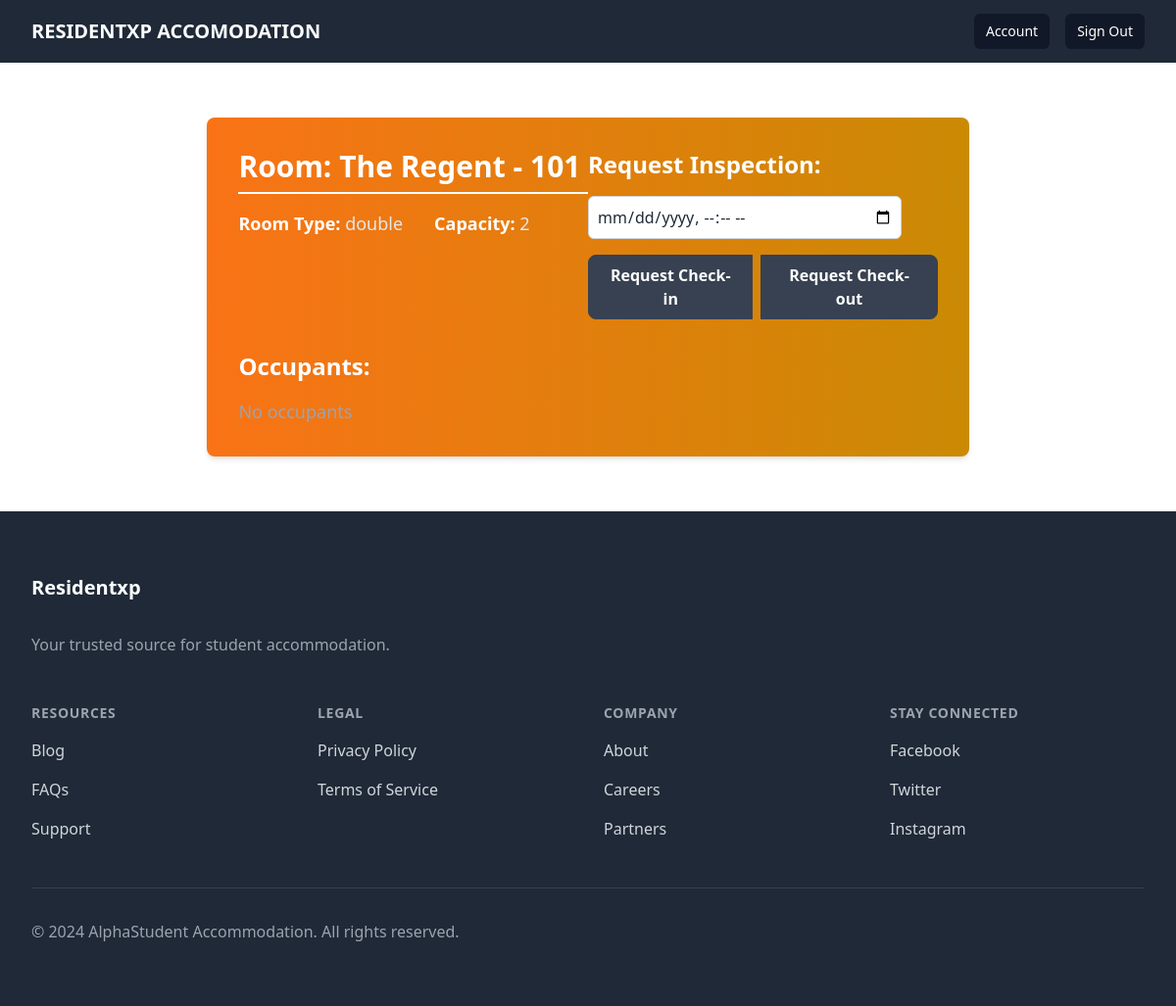
Before: /accommodations/rooms/room/1/ (signed in) with the older database file.
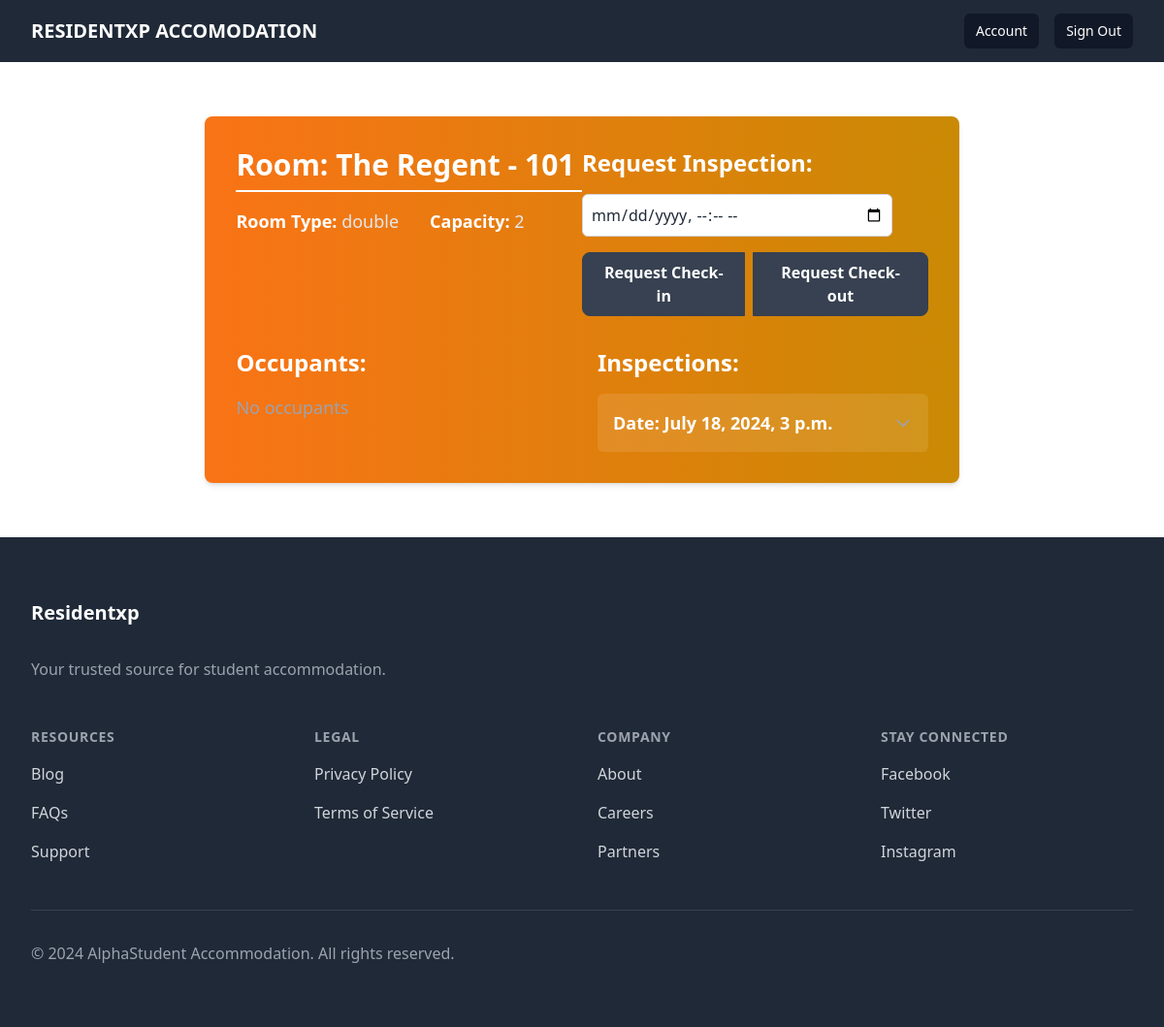
After: the same page with the newer database file.
### accommodations/models.py (models this page shows, shortened)
class RoomInspectionRequest(models.Model):
    room = models.ForeignKey(Room, on_delete=models.CASCADE, related_name='inspection_requests')
    requested_by = models.ForeignKey(CustomUser, on_delete=models.CASCADE)
    requested_at = models.DateTimeField(auto_now_add=True)
    inspection_date = models.DateTimeField(null=True, blank=True)
    status = models.CharField(max_length=20, default='Pending')
    completed = models.BooleanField(default=False)
    type = models.CharField(max_length=20, choices=(
            ('check_in', 'Check-in'),
            ('check_out', 'Check-out'),
        ))

### accommodations/views.py (the view)
# urls.py: path('rooms/room/<int:room_id>/', views.room_detail, name='room_detail'),
@login_required
def room_detail(request, room_id):
    user = request.user
    room = get_object_or_404(Room, pk=room_id)
    inspections_object = room.inspection_requests.all()
    rooms_object = user.rooms.all()
    rooms_with_occupants = {}
    room_occupants = []
    inspections = []
    for inspection in inspections_object:
        inspections.append(inspection)
    for room in rooms_object:
        occupants = room.occupants.all()
        rooms_with_occupants[room] = occupants
    for room, occupants in rooms_with_occupants.items():
        if occupants.exists():
            for occupant in occupants:
                room_occupants.append(occupant)
    return render(request, 'accommodations/room_detail.html', {'room': room, 'inspections': inspections, 'room_occupants': room_occupants})

### accommodations/templates/accommodations/room_detail.html (shortened to what the changed rows need)
{% extends 'base.html' %}
{% block content %}
<div class="container mx-auto px-4 py-8">
    <div class="bg-gradient-to-r from-orange-500 to-yellow-600 rounded-lg shadow-md p-6 lg:p-8">
        <div class="lg:flex lg:justify-between lg:items-start">
            <div class="lg:w-1/2 xl:w-2/3">
                <h1 class="text-2xl lg:text-3xl font-bold text-white mb-4 border-b-2 border-white pb-2">Room: {{ room.building.name }} - {{ room.room_number }}</h1>
            </div>
            <div class="lg:w-1/2 xl:w-1/3 mt-6 lg:mt-0">
                <h2 class="text-2xl font-bold text-white mb-4">Request Inspection:</h2>
            </div>
        </div>
        <div class="mt-8 lg:flex lg:space-x-8">
            <div class="lg:w-1/2 xl:w-2/3">
                <h2 class="text-xl lg:text-2xl font-bold text-white mb-4">Occupants:</h2>
            </div>
            {% if inspections %}
            <div class="lg:w-1/2 xl:w-1/3 mt-8 lg:mt-0">
                <h2 class="text-xl lg:text-2xl font-bold text-white mb-4">Inspections:</h2>
                <ul class="text-lg text-gray-200 space-y-4">
                    {% for inspection in inspections %}
                    <li class="bg-white bg-opacity-10 rounded-md p-4 cursor-pointer hover:bg-opacity-20 transition duration-300" onclick="toggleInspectionDetails(this)">
                        <div class="flex items-center justify-between">
                            <span class="font-semibold text-white">Date: {{ inspection.requested_at }}</span>
                            <svg class="h-5 w-5 text-gray-400 transition-transform duration-200" xmlns="http://www.w3.org/2000/svg" fill="none" viewBox="0 0 24 24" stroke="currentColor">
                                <path stroke-linecap="round" stroke-linejoin="round" stroke-width="2" d="M19 9l-7 7-7-7" />
                            </svg>
                        </div>
                    </li>
                    {% empty %}
                    <li class="text-gray-400">No inspections</li>
                    {% endfor %}
                </ul>
            </div>
            {% endif %}
        </div>
    </div>
</div>
{% endblock %}

Changed rows visible on the page:
added RoomInspectionRequest: requested_at "July 18, 2024, 3 p.m."
Other visible differences:
text now shown: "Inspections:"
